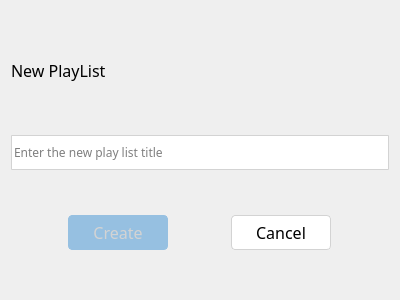
<?xml version="1.0" encoding="UTF-8"?>
<ui version="4.0">
 <class>MuCreatePlaylistDlgUI</class>
 <widget class="QWidget" name="MuCreatePlaylistDlgUI">
  <property name="geometry">
   <rect>
    <x>0</x>
    <y>0</y>
    <width>400</width>
    <height>300</height>
   </rect>
  </property>
  <property name="windowTitle">
   <string>Form</string>
  </property>
  <layout class="QVBoxLayout" name="verticalLayout">
   <item>
    <widget class="QLabel" name="label">
     <property name="maximumSize">
      <size>
       <width>16777215</width>
       <height>40</height>
      </size>
     </property>
     <property name="font">
      <font>
       <family>黑体</family>
       <pointsize>12</pointsize>
      </font>
     </property>
     <property name="text">
      <string>New PlayList</string>
     </property>
    </widget>
   </item>
   <item>
    <widget class="QLineEdit" name="titleLE">
     <property name="maximumSize">
      <size>
       <width>16777215</width>
       <height>35</height>
      </size>
     </property>
     <property name="font">
      <font>
       <family>微软雅黑</family>
      </font>
     </property>
     <property name="styleSheet">
      <string notr="true">QLineEdit {
	border: 1px solid lightgray;
	border-radius: 1px;
}</string>
     </property>
     <property name="placeholderText">
      <string>Enter the new play list title</string>
     </property>
    </widget>
   </item>
   <item>
    <layout class="QHBoxLayout" name="horizontalLayout">
     <item>
      <widget class="QPushButton" name="createBtn">
       <property name="maximumSize">
        <size>
         <width>100</width>
         <height>35</height>
        </size>
       </property>
       <property name="font">
        <font>
         <family>微软雅黑</family>
         <pointsize>12</pointsize>
        </font>
       </property>
       <property name="styleSheet">
        <string notr="true">QPushButton#createBtn::checked {
        border: 1px solid rgb(17, 103, 168);
        background-color: rgb(17, 103, 168);
        border-radius: 4px;
        color: white;
}
QPushButton#createBtn::checked:hover {
        border: 1px solid rgb(13, 83, 134);
        background-color: rgb(13, 83, 134);
        border-radius: 4px;
        color: white;
}
QPushButton#createBtn {
        background-color: rgb(150, 192, 225);
        border: 1px solid rgb(150, 192, 225);
        border-radius: 4px;
        color: lightgray;
}</string>
       </property>
       <property name="text">
        <string>Create</string>
       </property>
       <property name="checkable">
        <bool>true</bool>
       </property>
       <property name="checked">
        <bool>false</bool>
       </property>
      </widget>
     </item>
     <item>
      <widget class="QPushButton" name="cancelBtn">
       <property name="maximumSize">
        <size>
         <width>100</width>
         <height>35</height>
        </size>
       </property>
       <property name="font">
        <font>
         <family>微软雅黑</family>
         <pointsize>12</pointsize>
        </font>
       </property>
       <property name="styleSheet">
        <string notr="true">QPushButton#cancelBtn {
        background-color: white;
        border: 1px solid lightgray;
        border-radius: 4px;
        color: black;
}

QPushButton#cancelBtn:hover {
        background-color: rgb(239, 239, 239);
        border: 1px solid lightgray;
        border-radius: 4px;
        color: black;
}</string>
       </property>
       <property name="text">
        <string>Cancel</string>
       </property>
      </widget>
     </item>
    </layout>
   </item>
  </layout>
 </widget>
 <resources/>
 <connections/>
</ui>
